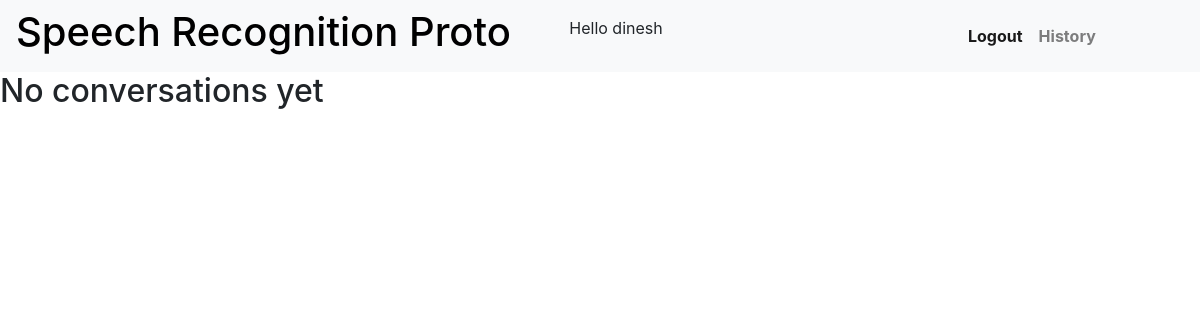
The app's page /history (signed in), older data.
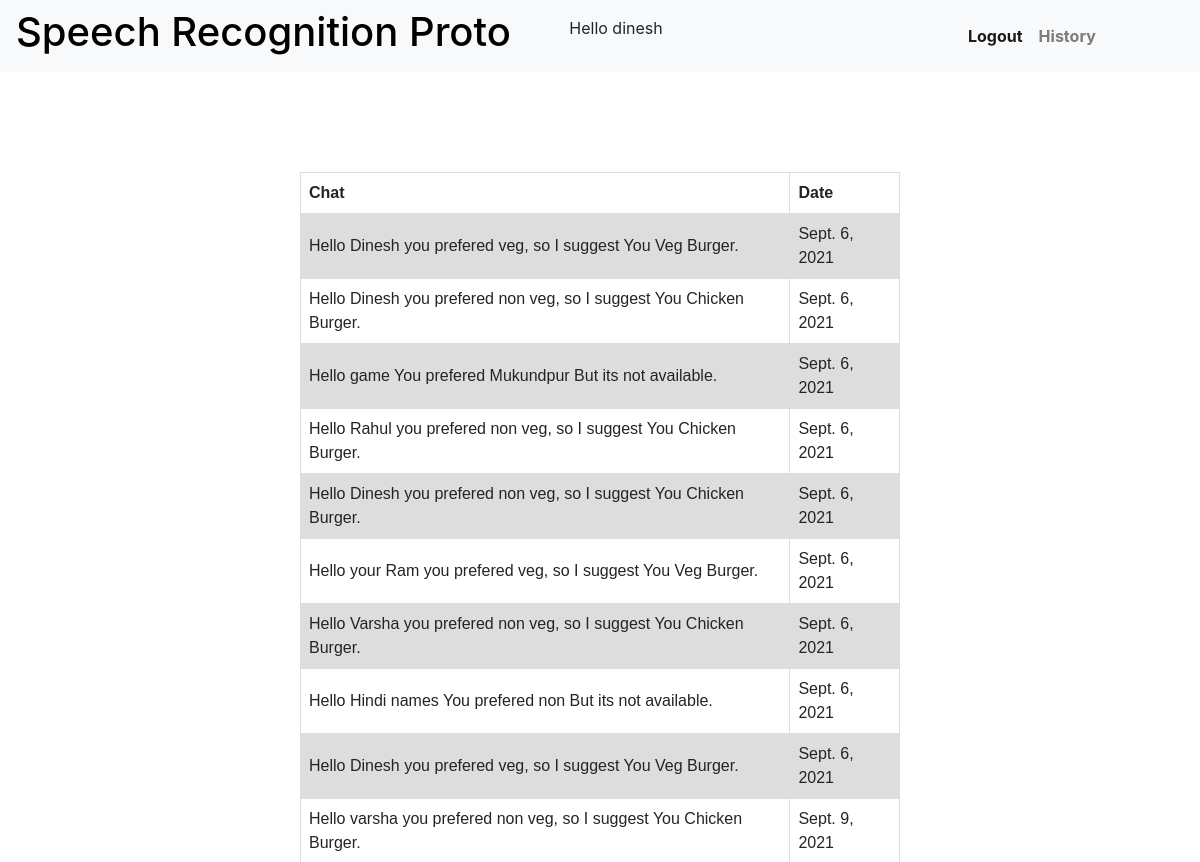
The same page, newer data.
### voice/models.py (models this page shows)
class User(AbstractUser):
    pass

class Chats(models.Model):
    text=models.TextField()
    date=models.DateField(auto_now_add=True)
    spokeBy=models.CharField(max_length=100,blank=True)
    currentUser=models.ForeignKey(User,on_delete=models.CASCADE,default=None)

### voice/views.py (the view)
# urls.py: path('history',history,name="history"),
@login_required
def history(request):
    chats=Chats.objects.filter(currentUser=request.user)
    d={
        'chats':chats
    }
    return render(request,'../templates/voice/history.html',d)

### templates/voice/history.html (shortened to what this page needs)
{% extends "base.html" %}
{% block body %}
    {%if chats%}
    <table>
        <tr>
            <th>Chat</th>
            <th>Date</th>
        </tr>
        {% for chat in chats %}
            <tr>
                <td>{{chat.text}}</td>
                <td>{{chat.date}}</td>
            </tr>
        {%endfor%}
    </table>
    {%else%}
    <h2>No conversations yet</h2>
    {% endif %}
{% endblock %}

### templates/base.html (shortened to what this page needs)
{% load static %}
<!DOCTYPE html>
<html lang="en">
    <head>
        <link rel="stylesheet" href="https://stackpath.bootstrapcdn.com/bootstrap/4.4.1/css/bootstrap.min.css">
        <link rel="stylesheet" href="https://cdnjs.cloudflare.com/ajax/libs/font-awesome/4.7.0/css/font-awesome.min.css">
</head>
    <nav class="navbar navbar-expand-lg navbar-light bg-light">
        <a href="{% url 'index' %}" style="text-decoration: none;color:black"><h1>Speech Recognition Proto</h1></a>
            {% if user.is_authenticated %}
                <p style="padding-left:5%">Hello {{user.username}}</p>
            {% else %}
                <p style="padding-left:5%">Not SignedIn</p>
            {% endif %}
        <div  id="navbarSupportedContent">
          <ul class="navbar-nav mr-auto">
            {% if user.is_authenticated %}
            <li class="nav-item active">
                <a class="nav-link" href="{% url 'logout' %}"><strong>Logout</strong> </a>
            </li>
            <li class="nav-item">
                <a class="nav-link" href="{% url 'history' %}"><strong>History</strong></a>
            </li>
            {% endif %}
          </ul>
        </div>
      </nav>
    <body>
        <div class="body">
            {% block body %}
            {% endblock %}
        </div>
    </body>
</html>

### templates/base.html (style rules this page uses)
#navbarSupportedContent { position:absolute; right:0%; left:80%; }

### templates/voice/history.html (style rules this page uses)
table { position: absolute; top:20%; left:25%; font-family: arial, sans-serif; border-collapse: collapse; width:50%; right:5%; }
td, th { border: 1px solid #dddddd; text-align: left; padding: 8px; }
tr:nth-child(even) { background-color: #dddddd; }

Row changes from the older to the newer data that the page shows:
added Chats: text "Hello Dinesh you prefered veg, so I suggest You Veg Burger.", date "Sept. 6, 2021"
added Chats: text "Hello Dinesh you prefered non veg, so I suggest You Chicken Burger.", date "Sept. 6, 2021"
added Chats: text "Hello game You prefered Mukundpur But its not available.", date "Sept. 6, 2021"
added Chats: text "Hello Rahul you prefered non veg, so I suggest You Chicken Burger.", date "Sept. 6, 2021"
added Chats: text "Hello Dinesh you prefered non veg, so I suggest You Chicken Burger.", date "Sept. 6, 2021"
added Chats: text "Hello your Ram you prefered veg, so I suggest You Veg Burger.", date "Sept. 6, 2021"
added Chats: text "Hello Varsha you prefered non veg, so I suggest You Chicken Burger.", date "Sept. 6, 2021"
added Chats: text "Hello Hindi names You prefered non But its not available.", date "Sept. 6, 2021"
added Chats: text "Hello Dinesh you prefered veg, so I suggest You Veg Burger.", date "Sept. 6, 2021"
added Chats: text "Hello varsha you prefered non veg, so I suggest You Chicken Burger.", date "Sept. 9, 2021"
Text that changed along with them:
text no longer shown: "No conversations yet"
text now shown: "Chat Date"
